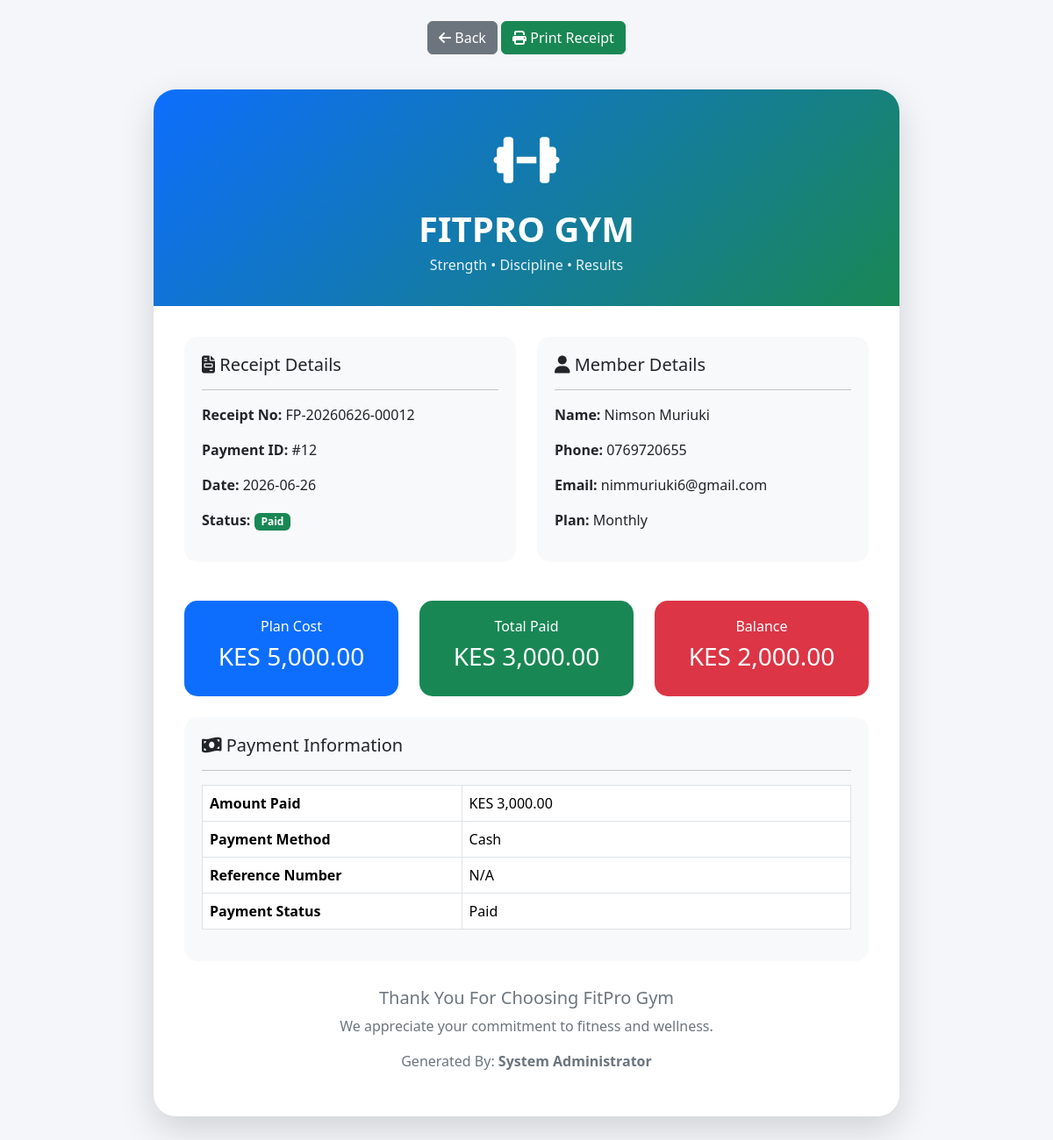
Page /admin/receipt.php?id=12 (signed in) on the committed database.
### tables this page shows
CREATE TABLE `payments` (
  `id` int(11) NOT NULL,
  `member_id` int(11) DEFAULT NULL,
  `amount` decimal(10,2) DEFAULT NULL,
  `payment_date` date DEFAULT NULL,
  `payment_method` varchar(50) DEFAULT NULL,
  `reference_number` varchar(100) DEFAULT NULL,
  `status` enum('Paid','Pending','Failed') DEFAULT 'Paid',
  `created_at` timestamp NOT NULL DEFAULT current_timestamp()
);

CREATE TABLE `members` (
  `id` int(11) NOT NULL,
  `member_code` varchar(50) DEFAULT NULL,
  `fullname` varchar(100) DEFAULT NULL,
  `gender` enum('Male','Female') DEFAULT NULL,
  `dob` date DEFAULT NULL,
  `phone` varchar(20) DEFAULT NULL,
  `email` varchar(100) DEFAULT NULL,
  `address` text DEFAULT NULL,
  `emergency_contact` varchar(20) DEFAULT NULL,
  `plan_id` int(11) DEFAULT NULL,
  `join_date` date DEFAULT NULL,
  `expiry_date` date DEFAULT NULL,
  `photo` varchar(255) DEFAULT NULL,
  `status` enum('Active','Expired','Suspended') DEFAULT 'Active',
  `plan_amount` decimal(10,2) DEFAULT 0.00,
  `amount_paid` decimal(10,2) DEFAULT 0.00,
  `balance` decimal(10,2) DEFAULT 0.00
);

CREATE TABLE `membership_plans` (
  `id` int(11) NOT NULL,
  `plan_name` varchar(100) DEFAULT NULL,
  `duration` int(11) DEFAULT NULL,
  `price` decimal(10,2) DEFAULT NULL,
  `description` text DEFAULT NULL,
  `benefits` text DEFAULT NULL,
  `duration_days` int(11) NOT NULL DEFAULT 30
);

### admin/receipt.php (the view, shortened to what this page needs)
<?php
include '../config/database.php';
$id = intval($_GET['id'] ?? 0);
$query = $conn->query("
SELECT
p.*,
m.fullname,
m.phone,
m.email,
m.plan_amount,
m.amount_paid,
m.balance,
mp.plan_name
FROM payments p
JOIN members m
ON p.member_id = m.id
LEFT JOIN membership_plans mp
ON m.plan_id = mp.id
WHERE p.id = $id
");
$data = $query->fetch_assoc();
$receiptNo =
'FP-' .
date('Ymd', strtotime($data['payment_date'])) .
'-' .
str_pad($data['id'], 5, '0', STR_PAD_LEFT);
?>
<!DOCTYPE html>
<html lang="en">
<head>
<link href="https://cdn.jsdelivr.net/npm/bootstrap@5.3.3/dist/css/bootstrap.min.css" rel="stylesheet">
<link rel="stylesheet"
href="https://cdnjs.cloudflare.com/ajax/libs/font-awesome/6.5.2/css/all.min.css">
</head>
<body>
<div class="container">
<div class="text-center mt-4 no-print">
<a href="payments.php" class="btn btn-secondary">
<i class="fa fa-arrow-left"></i>
Back
</a>
<button
onclick="window.print()"
class="btn btn-success">
<i class="fa fa-print"></i>
Print Receipt
</button>
</div>
<div class="receipt-card">
<div class="receipt-header">
<div class="logo">
<i class="fa fa-dumbbell"></i>
</div>
<h1>FITPRO GYM</h1>
<p>Strength • Discipline • Results</p>
</div>
<div class="receipt-body">
<div class="row mb-4">
<div class="col-md-6">
<div class="info-box">
<h5>
<i class="fa fa-file-invoice"></i>
 Receipt Details
</h5>
<hr>
<p>
<strong>Receipt No:</strong>
<?= $receiptNo ?>
</p>
<p>
<strong>Payment ID:</strong>
#<?= $data['id'] ?>
</p>
<p>
<strong>Date:</strong>
<?= $data['payment_date'] ?>
</p>
<p>
<strong>Status:</strong>
<?php if($data['status']=='Paid'): ?>
<span class="badge bg-success">
Paid
</span>
<?php elseif($data['status']=='Pending'): ?>
<span class="badge bg-warning text-dark">
Pending
</span>
<?php else: ?>
<span class="badge bg-danger">
Failed
</span>
<?php endif; ?>
</p>
</div>
</div>
<div class="col-md-6">
<div class="info-box">
<h5>
<i class="fa fa-user"></i>
 Member Details
</h5>
<hr>
<p>
<strong>Name:</strong>
<?= htmlspecialchars($data['fullname']) ?>
</p>
<p>
<strong>Phone:</strong>
<?= htmlspecialchars($data['phone']) ?>
</p>
<p>
<strong>Email:</strong>
<?= htmlspecialchars($data['email']) ?>
</p>
<p>
<strong>Plan:</strong>
<?= htmlspecialchars($data['plan_name']) ?>
</p>
</div>
</div>
</div>
<div class="row text-center mb-4">
<div class="col-md-4">
<div class="summary-card plan">
<h6>Plan Cost</h6>
<h3>
KES <?= number_format($data['plan_amount'],2) ?>
</h3>
</div>
</div>
<div class="col-md-4">
<div class="summary-card paid">
<h6>Total Paid</h6>
<h3>
KES <?= number_format($data['amount_paid'],2) ?>
</h3>
</div>
</div>
<div class="col-md-4">
<div class="summary-card balance">
<h6>Balance</h6>
<h3>
KES <?= number_format($data['balance'],2) ?>
</h3>
</div>
</div>
</div>
<div class="info-box">
<h5>
<i class="fa fa-money-bill-wave"></i>
 Payment Information
</h5>
<hr>
<table class="table table-bordered">
<tr>
<th width="40%">Amount Paid</th>
<td>
KES <?= number_format($data['amount'],2) ?>
</td>
</tr>
<tr>
<th>Payment Method</th>
<td><?= $data['payment_method'] ?></td>
</tr>
<tr>
<th>Reference Number</th>
<td>
<?= !empty($data['reference_number'])
? htmlspecialchars($data['reference_number'])
: 'N/A' ?>
</td>
</tr>
<tr>
<th>Payment Status</th>
<td><?= $data['status'] ?></td>
</tr>
</table>
</div>
<div class="footer-note">
<h5>
Thank You For Choosing FitPro Gym
</h5>
<p>
We appreciate your commitment to fitness and wellness.
</p>
<p>
Generated By:
<strong><?= $_SESSION['fullname'] ?></strong>
</p>
</div>
</div>
</div>
</div>
</body>
</html>

### admin/receipt.php (style rules this page uses)
body { background:#f4f6f9; font-family:'Segoe UI',sans-serif; }
.receipt-card { max-width:850px; margin:40px auto; background:#fff; border-radius:25px; overflow:hidden; box-shadow:0 15px 40px rgba(0,0,0,.15); }
.receipt-header { background:linear-gradient(135deg,#0d6efd,#198754); color:white; padding:35px; text-align:center; }
.receipt-header h1 { font-weight:800; margin-bottom:5px; }
.receipt-header p { margin:0; opacity:.9; }
.receipt-body { padding:35px; }
.info-box { background:#f8f9fa; border-radius:15px; padding:20px; margin-bottom:20px; }
.summary-card { border-radius:15px; padding:20px; text-align:center; color:white; }
.plan { background:#0d6efd; }
.paid { background:#198754; }
.balance { background:#dc3545; }
.footer-note { text-align:center; margin-top:30px; color:#6c757d; }
.logo { font-size:60px; margin-bottom:10px; }

### rows in the picture
payments: receiptNo "FP-20260626-00012", id "12", payment_date "2026-06-26", member.fullname "Nimson Muriuki", member.phone "0769720655", member.email "nimmuriuki6@gmail.com", membership_plans.plan_name "Monthly", member.plan_amount "5,000.00", member.amount_paid "3,000.00", member.balance "2,000.00", amount "3,000.00", payment_method "Cash", status "Paid"

### other values in the picture
$_SESSION['fullname'] "System Administrator"
